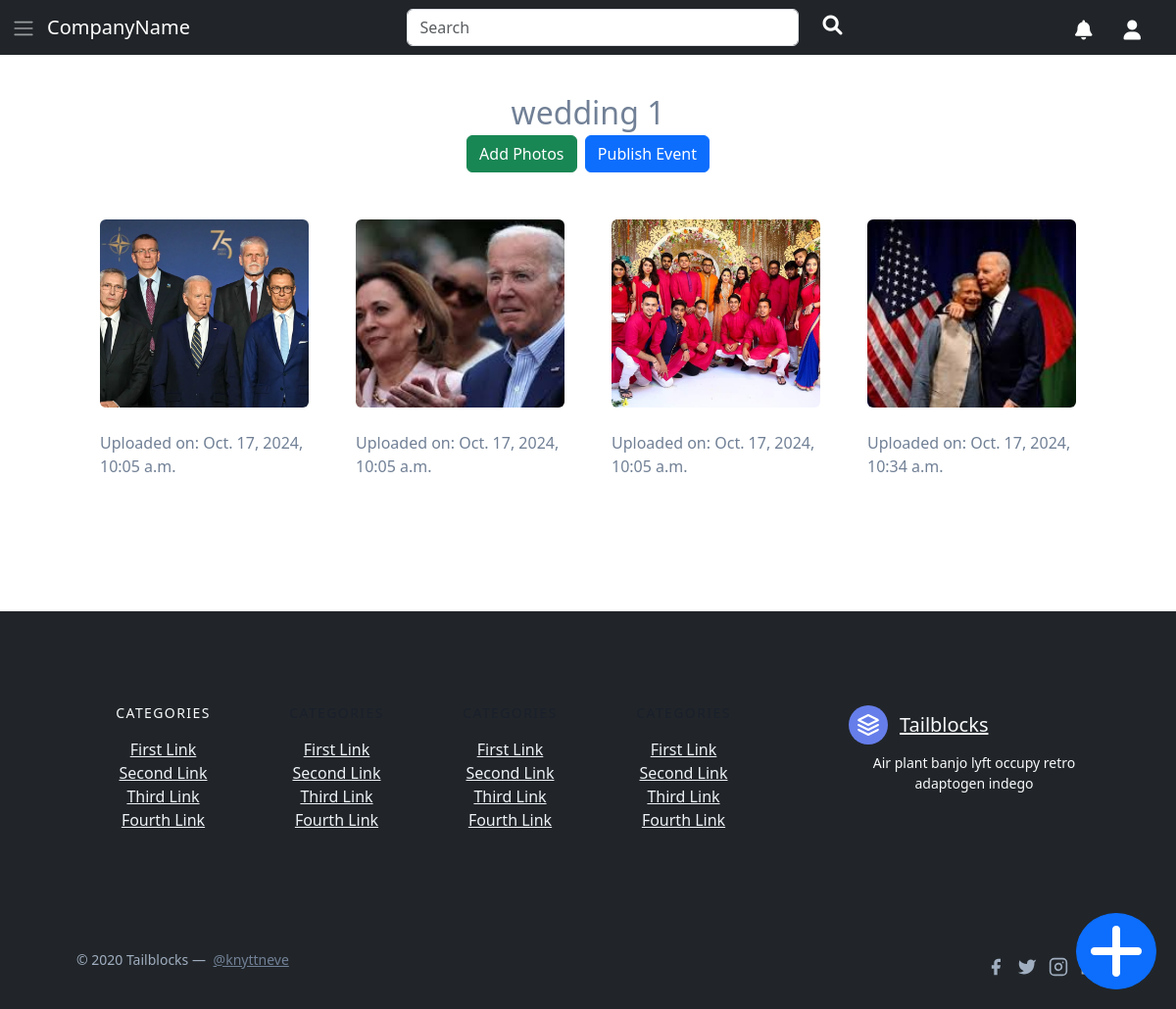
The page /myEvents/44 on the database its author committed.
### home/models.py (models this page shows, shortened)
class Event(models.Model):
    name = models.CharField(max_length=1000, default="")
    description = models.CharField(max_length=1000, default="")
    host = models.ForeignKey(settings.AUTH_USER_MODEL, on_delete=models.CASCADE, related_name='hosted_events', default="")
    event_date = models.DateField()
    published = models.BooleanField(default=False)

class PicsRelation(models.Model):
    event = models.ForeignKey(Event, related_name='pictures', default="", on_delete=models.CASCADE)  # Link multiple images to one event
    image = models.ImageField(upload_to='images/eventPictures', default="")
    date = models.DateTimeField(auto_now_add=True)

### home/views.py (the view)
# urls.py: path('myEvents/<str:eventID>', views.eventPage, name='eventPage'),
def eventPage(request, eventID):
    event = Event.objects.get(id=eventID)
    pictures = PicsRelation.objects.filter(event=event)
    return render(request, 'eventPage.html',{'event':event, 'photos':pictures})

### home/templates/eventPage.html (shortened to what this page needs)
{% extends 'layout.html' %}
{% block body %}
<section class="text-gray-600 body-font">
    <div class="container px-5 py-24 mx-auto">
        <h2 class="text-center">{{event.name}}
          <br>
          <button class="btn btn-success" data-bs-toggle="modal" data-bs-target="#addPhotosModal">Add Photos</button>
          {% if event.published == True %}
            <button class="btn btn-primary" id="publishBtn" disabled>Event Published</button>
          {% else %}
            <button class="btn btn-primary" id="publishBtn" data-bs-toggle="modal" data-bs-target="#publishModal">Publish Event</button>
          {% endif %}
        </h2>
      <div class="flex flex-wrap mt-4">
        {% for photo in photos %}
        <div class="lg:w-1/4 md:w-1/2 p-4 w-full">
          <a class="block relative h-48 rounded overflow-hidden">
            <img alt="ecommerce" class="object-cover object-center w-full h-full block" src="/media/{{photo.image}}">
          </a>
          <div class="mt-4">
            <p class="mt-1">Uploaded on: {{photo.date}}</p>
          </div>
        </div>
        {% endfor %}
      </div>
    </div>
  </section>
{% endblock %}

### accounts/templates/layout.html (shortened to what this page needs)
<!DOCTYPE html>
<html lang="en">
<head>
  <link href="https://unpkg.com/tailwindcss@^1.0/dist/tailwind.min.css" rel="stylesheet" />
  <link href="https://cdn.jsdelivr.net/npm/bootstrap@5.3.3/dist/css/bootstrap.min.css" rel="stylesheet"
>
<link rel="stylesheet" href="https://cdnjs.cloudflare.com/ajax/libs/font-awesome/6.0.0-beta3/css/all.min.css">
<link href="https://cdn.jsdelivr.net/npm/dropzone@5.9.2/dist/dropzone.css" rel="stylesheet" />
</head>
<body>
  <nav class="navbar navbar-expand-lg navbar-dark bg-dark fixed-top">
    <div class="container-fluid">
      <button class="" type="button" onclick="openNav()">
        <span class="navbar-toggler-icon"></span>
      </button>
      <a class="navbar-brand ml-3" href="#">CompanyName</a>
      <div class="collapse navbar-collapse" id="navbarSupportedContent">
        <form class="me-auto d-flex mx-auto mb-2 mb-lg-0" role="search">
          <input class="form-control me-2" type="search" placeholder="Search" aria-label="Search" style="width: 400px;">
          <a  class="mx-3 text-white" aria-current="page" ><i class="fas fa-lg fa-search mt-3"></i></a>
        </form>
        <ul class="navbar-nav me-2 d-flex">
          <li class="nav-item">
            <a class="mx-3 text-white" aria-current="page"><i class="fas fa-lg fa-bell mt-3"></i></a>
          </li>
          {% if user.is_authenticated %}
            <a  class="mx-3 text-white" aria-current="page" ><img src="/media/{{user.profilepicture}}" id="profilePicture" alt="" srcset=""></a>
          {% else %}
          <li class="nav-item">
            <a  class="mx-3 text-white" aria-current="page" ><i class="fas fa-lg fa-user mt-3"></i></a>
          </li>
          {% endif %}
        </ul>
      </div>
    </div>
  </nav>
  {% block body %} {% endblock %}
  <button href="#" class="btn btn-primary sticky-btn"  data-bs-toggle="modal" data-bs-target="#createEventModal"><i class="fas fa-4x fa-plus"></i></button>
  <footer class="text-gray-600 bg-dark body-font">
    <div
      class="container px-5 py-24 mx-auto flex md:items-center lg:items-start md:flex-row md:flex-nowrap flex-wrap flex-col">
      <div class="w-64 flex-shrink-0 md:mx-0 mx-auto text-center md:text-left md:mt-0 mt-10">
        <a class="flex title-font font-medium items-center md:justify-start justify-center  text-light">
          <svg xmlns="http://www.w3.org/2000/svg" fill="none" stroke="currentColor" stroke-linecap="round"
            stroke-linejoin="round" stroke-width="2" class="w-10 h-10 text-white p-2 bg-indigo-500 rounded-full"
            viewBox="0 0 24 24">
            <path d="M12 2L2 7l10 5 10-5-10-5zM2 17l10 5 10-5M2 12l10 5 10-5"></path>
          </svg>
          <span class="ml-3 text-xl">Tailblocks</span>
        </a>
        <p class="mt-2 text-sm  text-light">Air plant banjo lyft occupy retro adaptogen indego</p>
      </div>
      <div class="flex-grow flex flex-wrap md:pr-20 -mb-10 md:text-left text-center order-first">
        <div class="lg:w-1/4 md:w-1/2 w-full px-4">
          <h2 class="title-font font-medium  text-light tracking-widest text-sm mb-3">CATEGORIES</h2>
          <nav class="list-none mb-10">
            <li>
              <a class="text-gray-200 hover:text-gray-100">First Link</a>
            </li>
            <li>
              <a class="text-gray-200 hover:text-gray-100">Second Link</a>
            </li>
            <li>
              <a class="text-gray-200 hover:text-gray-100">Third Link</a>
            </li>
            <li>
              <a class="text-gray-200 hover:text-gray-100">Fourth Link</a>
            </li>
          </nav>
        </div>
        <div class="lg:w-1/4 md:w-1/2 w-full px-4">
          <h2 class="title-font font-medium text-gray-900 tracking-widest text-sm mb-3">CATEGORIES</h2>
          <nav class="list-none mb-10">
            <li>
              <a class="text-gray-200 hover:text-gray-100">First Link</a>
            </li>
            <li>
              <a class="text-gray-200 hover:text-gray-100">Second Link</a>
            </li>
            <li>
              <a class="text-gray-200 hover:text-gray-100">Third Link</a>
            </li>
            <li>
              <a class="text-gray-200 hover:text-gray-100">Fourth Link</a>
            </li>
          </nav>
        </div>
        <div class="lg:w-1/4 md:w-1/2 w-full px-4">
          <h2 class="title-font font-medium text-gray-900 tracking-widest text-sm mb-3">CATEGORIES</h2>
          <nav class="list-none mb-10">
            <li>
              <a class="text-gray-200 hover:text-gray-100">First Link</a>
            </li>
            <li>
              <a class="text-gray-200 hover:text-gray-100">Second Link</a>
            </li>
            <li>
              <a class="text-gray-200 hover:text-gray-100">Third Link</a>
            </li>
            <li>
              <a class="text-gray-200 hover:text-gray-100">Fourth Link</a>
            </li>
          </nav>
        </div>
        <div class="lg:w-1/4 md:w-1/2 w-full px-4">
          <h2 class="title-font font-medium text-gray-900 tracking-widest text-sm mb-3">CATEGORIES</h2>
          <nav class="list-none mb-10">
            <li>
              <a class="text-gray-200 hover:text-gray-100">First Link</a>
            </li>
            <li>
              <a class="text-gray-200 hover:text-gray-100">Second Link</a>
            </li>
            <li>
              <a class="text-gray-200 hover:text-gray-100">Third Link</a>
            </li>
            <li>
              <a class="text-gray-200 hover:text-gray-100">Fourth Link</a>
            </li>
          </nav>
        </div>
      </div>
    </div>
    <div class="bg-dark">
      <div class="container mx-auto py-4 px-5 flex flex-wrap flex-col sm:flex-row">
        <p class="text-gray-500 text-sm text-center sm:text-left">© 2020 Tailblocks —
          <a href="https://twitter.com/knyttneve" rel="noopener noreferrer" class="text-gray-600 ml-1"
            target="_blank">@knyttneve</a>
        </p>
        <span class="inline-flex sm:ml-auto sm:mt-0 mt-2 justify-center sm:justify-start">
          <a class="text-gray-500">
            <svg fill="currentColor" stroke-linecap="round" stroke-linejoin="round" stroke-width="2" class="w-5 h-5"
              viewBox="0 0 24 24">
              <path d="M18 2h-3a5 5 0 00-5 5v3H7v4h3v8h4v-8h3l1-4h-4V7a1 1 0 011-1h3z"></path>
            </svg>
          </a>
          <a class="ml-3 text-gray-500">
            <svg fill="currentColor" stroke-linecap="round" stroke-linejoin="round" stroke-width="2" class="w-5 h-5"
              viewBox="0 0 24 24">
              <path
                d="M23 3a10.9 10.9 0 01-3.14 1.53 4.48 4.48 0 00-7.86 3v1A10.66 10.66 0 013 4s-4 9 5 13a11.64 11.64 0 01-7 2c9 5 20 0 20-11.5a4.5 4.5 0 00-.08-.83A7.72 7.72 0 0023 3z">
              </path>
            </svg>
          </a>
          <a class="ml-3 text-gray-500">
            <svg fill="none" stroke="currentColor" stroke-linecap="round" stroke-linejoin="round" stroke-width="2"
              class="w-5 h-5" viewBox="0 0 24 24">
              <rect width="20" height="20" x="2" y="2" rx="5" ry="5"></rect>
              <path d="M16 11.37A4 4 0 1112.63 8 4 4 0 0116 11.37zm1.5-4.87h.01"></path>
            </svg>
          </a>
          <a class="ml-3 text-gray-500">
          </a>
        </span>
      </div>
    </div>
  </footer>
</body>
</html>

### accounts/templates/layout.html (style rules this page uses)
.sticky-btn { position: fixed; bottom: 20px; right: 20px; z-index: 9999; border-radius: 100%; }
body, html { height: 100%; }

### rows shown on the page
Event: name "wedding 1"
PicsRelation: image (picture), date "Oct. 17, 2024, 10:05 a.m."
PicsRelation: image (picture), date "Oct. 17, 2024, 10:05 a.m."
PicsRelation: image (picture), date "Oct. 17, 2024, 10:05 a.m."
PicsRelation: image (picture), date "Oct. 17, 2024, 10:34 a.m."
